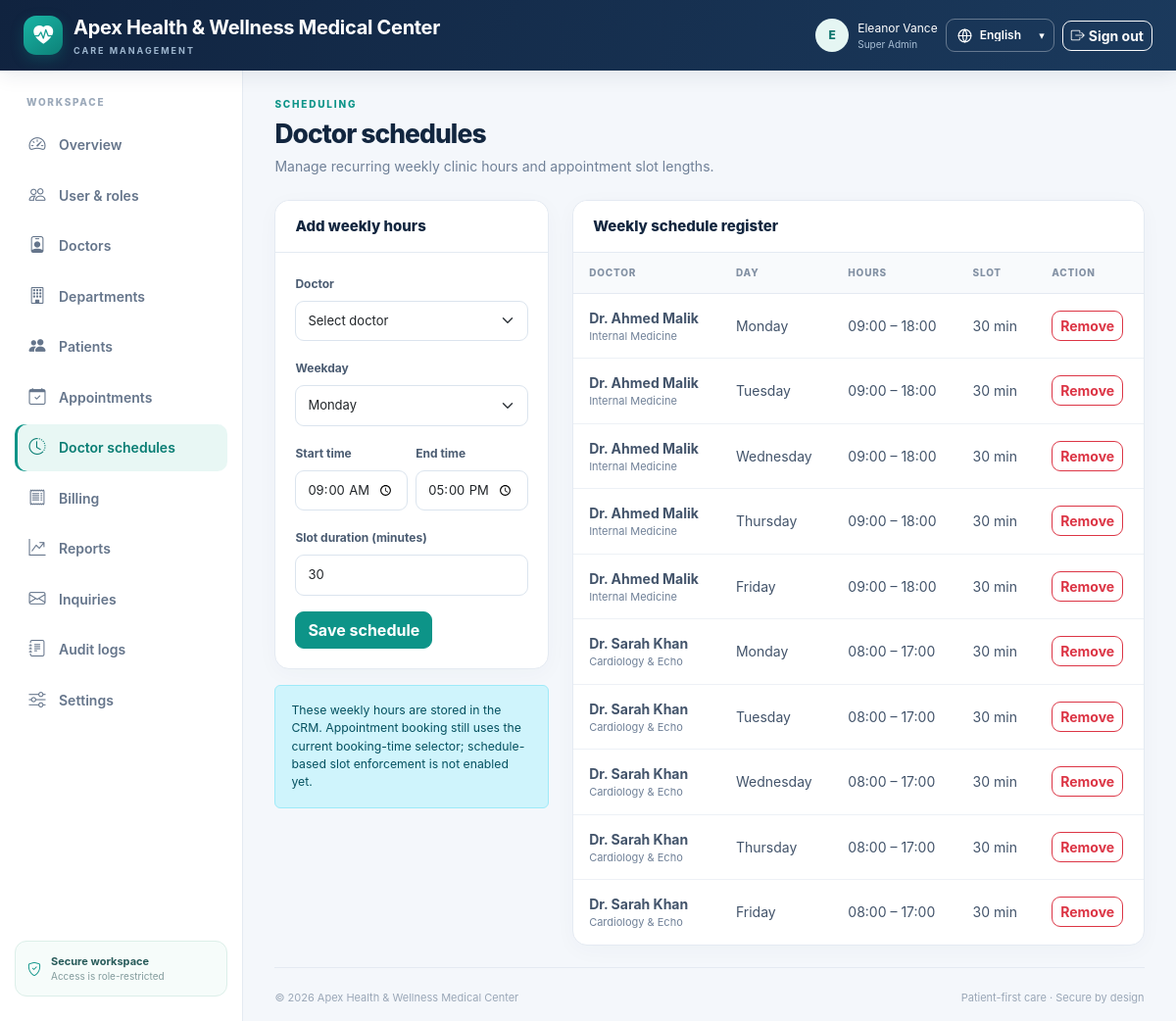
Screenshot of /schedules/index.php (signed in) with the database file from the repository.
### tables this page shows
CREATE TABLE `settings` (
  `setting_key` VARCHAR(100) PRIMARY KEY,
  `setting_value` TEXT NOT NULL,
  `updated_by` INT NULL,
  `updated_at` TIMESTAMP DEFAULT CURRENT_TIMESTAMP ON UPDATE CURRENT_TIMESTAMP
);

CREATE TABLE `doctor_schedules` (
  `id` INT AUTO_INCREMENT PRIMARY KEY,
  `doctor_id` INT NOT NULL,
  `weekday` ENUM('Monday', 'Tuesday', 'Wednesday', 'Thursday', 'Friday', 'Saturday', 'Sunday') NOT NULL,
  `start_time` TIME NOT NULL,
  `end_time` TIME NOT NULL,
  `slot_minutes` INT DEFAULT 30,
  FOREIGN KEY (`doctor_id`) REFERENCES `doctors`(`id`) ON DELETE CASCADE
);

CREATE TABLE `users` (
  `id` INT AUTO_INCREMENT PRIMARY KEY,
  `role_id` INT NOT NULL,
  `name` VARCHAR(150) NOT NULL,
  `email` VARCHAR(150) NOT NULL UNIQUE,
  `password_hash` VARCHAR(255) NOT NULL,
  `phone` VARCHAR(50) NULL,
  `status` ENUM('active', 'inactive', 'suspended') DEFAULT 'active',
  `created_at` TIMESTAMP DEFAULT CURRENT_TIMESTAMP,
  FOREIGN KEY (`role_id`) REFERENCES `roles`(`id`) ON DELETE RESTRICT
);

CREATE TABLE `doctors` (
  `id` INT AUTO_INCREMENT PRIMARY KEY,
  `user_id` INT NOT NULL UNIQUE,
  `department_id` INT NOT NULL,
  `specialization` VARCHAR(150) NOT NULL,
  `qualification` VARCHAR(200) NOT NULL,
  `fee` DECIMAL(10,2) NOT NULL DEFAULT 0.00,
  `room_number` VARCHAR(50) NULL,
  `experience_years` INT DEFAULT 0,
  FOREIGN KEY (`user_id`) REFERENCES `users`(`id`) ON DELETE CASCADE,
  FOREIGN KEY (`department_id`) REFERENCES `departments`(`id`) ON DELETE RESTRICT
);

### includes/functions.php (called while the page is built, shortened)
<?php
require_once __DIR__ . '/../config/database.php';
function db(): PDO { return getDBConnection(); }
function url(string $path=''): string { return BASE_URL . ($path === '' ? '/' : '/' . ltrim($path, '/')); }
function e(mixed $value): string { return htmlspecialchars((string)($value ?? ''), ENT_QUOTES | ENT_SUBSTITUTE, 'UTF-8'); }
function current_user(): ?array {
    return ['id'=>(int)$_SESSION['user_id'], 'name'=>$_SESSION['user_name'] ?? 'User', 'email'=>$_SESSION['user_email'] ?? '', 'role'=>$_SESSION['user_role'] ?? ''];
}
function setting(string $key, string $default=''): string { try {$s=db()->prepare('SELECT setting_value FROM settings WHERE setting_key=?');$s->execute([$key]);$v=$s->fetchColumn();return $v===false?$default:(string)$v;}catch(Throwable $e){return $default;} }

### config/database.php (called while the page is built, shortened)
<?php
function getDBConnection(): PDO {
    static $pdo = null;
    if ($pdo instanceof PDO) return $pdo;
    $dsn = 'mysql:host=' . DB_HOST . ';dbname=' . DB_NAME . ';charset=' . DB_CHARSET;
    try {
        $pdo = new PDO($dsn, DB_USER, DB_PASS, [
            PDO::ATTR_ERRMODE => PDO::ERRMODE_EXCEPTION,
            PDO::ATTR_DEFAULT_FETCH_MODE => PDO::FETCH_ASSOC,
            PDO::ATTR_EMULATE_PREPARES => false,
        ]);
        return $pdo;
    } catch (PDOException $e) {
        error_log('CRM database connection failed: ' . $e->getMessage());
        http_response_code(500);
        exit('Database connection failed. Start MySQL in XAMPP and import schema.sql into hospital_crm.');
    }
}

### schedules/index.php (the view, shortened to what this page needs)
<?php
require_once __DIR__ . '/../includes/functions.php';
$db = db();
$weekdays = ['Monday','Tuesday','Wednesday','Thursday','Friday','Saturday','Sunday'];
$sql = "SELECT ds.*, u.name AS doctor_name, d.specialization
        FROM doctor_schedules ds JOIN doctors d ON d.id=ds.doctor_id JOIN users u ON u.id=d.user_id";
$params = [];
$sql .= " ORDER BY u.name, FIELD(ds.weekday,'Monday','Tuesday','Wednesday','Thursday','Friday','Saturday','Sunday'), ds.start_time";
$stmt = $db->prepare($sql);
$stmt->execute($params);
$rows = $stmt->fetchAll();
require __DIR__ . '/../includes/header.php';
require __DIR__ . '/../includes/page.php';
?>
<div class="row g-4">
    <div class="col-lg-4">
        <div class="card"><div class="card-header"><h2 class="section-title">Add weekly hours</h2></div><div class="card-body">
            <form method="post"><?=csrf_field()?><input type="hidden" name="action" value="save">
                <?php if ($user['role'] !== 'doctor'): ?>
                    <div class="mb-3"><label class="form-label">Doctor</label><select class="form-select" name="doctor_id" required><option value="">Select doctor</option></select></div>
                <?php endif; ?>
                <div class="mb-3"><label class="form-label">Weekday</label><select class="form-select" name="weekday" required><?php foreach ($weekdays as $day): ?><option value="<?=e($day)?>"><?=e($day)?></option><?php endforeach; ?></select></div>
                <div class="row g-2">
                    <div class="col-6"><label class="form-label">Start time</label><input class="form-control" type="time" name="start_time" value="09:00" required></div>
                    <div class="col-6"><label class="form-label">End time</label><input class="form-control" type="time" name="end_time" value="17:00" required></div>
                </div>
                <div class="mt-3 mb-3"><label class="form-label">Slot duration (minutes)</label><input class="form-control" type="number" name="slot_minutes" min="5" max="240" value="30" required></div>
                <button class="btn btn-primary">Save schedule</button>
            </form>
        </div></div>
        <div class="alert alert-info small mt-3 mb-0">These weekly hours are stored in the CRM. Appointment booking still uses the current booking-time selector; schedule-based slot enforcement is not enabled yet.</div>
    </div>
    <div class="col-lg-8">
        <div class="card"><div class="card-header"><h2 class="section-title">Weekly schedule register</h2></div>
            <div class="table-responsive"><table class="table align-middle mb-0">
                <thead><tr><?php if ($user['role'] !== 'doctor'): ?><th>Doctor</th><?php endif; ?><th>Day</th><th>Hours</th><th>Slot</th><th>Action</th></tr></thead>
                <tbody>
                <?php foreach ($rows as $row): ?>
                    <tr>
                        <?php if ($user['role'] !== 'doctor'): ?><td><strong><?=e($row['doctor_name'])?></strong><div class="small-muted"><?=e($row['specialization'])?></div></td><?php endif; ?>
                        <td><?=e($row['weekday'])?></td><td><?=e(substr($row['start_time'],0,5))?> – <?=e(substr($row['end_time'],0,5))?></td><td><?= (int)$row['slot_minutes']?> min</td>
                        <td><form method="post" data-confirm="Remove this weekly schedule?"><button class="btn btn-sm btn-outline-danger">Remove</button></form></td>
                    </tr>
                <?php endforeach; ?>
                </tbody>
            </table></div>
        </div>
    </div>
</div>
<?php require __DIR__ . '/../includes/footer.php'; ?>

### includes/header.php (shortened to what this page needs)
<?php
require_once __DIR__ . '/functions.php';
$user=current_user(); $pageTitle=$pageTitle ?? 'Dashboard'; $notice=take_flash();
$clinic=setting('clinic_name','Apex Health & Wellness Center');
?><!doctype html><html lang="en"><head><meta charset="utf-8"><meta name="viewport" content="width=device-width, initial-scale=1"><title data-i18n-prefix="<?=e($pageTitlePrefix ?? '')?>"><?=e($pageTitle)?> · <?=e($clinic)?></title>
<link href="https://cdn.jsdelivr.net/npm/bootstrap@5.3.3/dist/css/bootstrap.min.css" rel="stylesheet"><link href="https://cdn.jsdelivr.net/npm/bootstrap-icons@1.11.3/font/bootstrap-icons.min.css" rel="stylesheet"><link href="<?=e(url('assets/css/app.css'))?>" rel="stylesheet"></head><body>
<nav class="navbar navbar-expand-lg app-topbar"><div class="container-fluid px-3 px-lg-4"><a class="navbar-brand" href="<?=e(url('index.php'))?>"><span class="brand-mark"><i class="bi bi-heart-pulse-fill"></i></span><span><span data-no-i18n><?=e($clinic)?></span><small data-i18n="care_management">CARE MANAGEMENT</small></span></a><div class="d-flex align-items-center gap-2 ms-auto"><?php if($user):?><span class="user-chip d-none d-md-flex"><span class="avatar-sm"><?=e(strtoupper(substr($user['name'],0,1)))?></span><span><span data-no-i18n><?=e($user['name'])?></span><small data-i18n="<?=e($user['role'])?>"><?=e(ucwords(str_replace('_',' ',$user['role'])))?></small></span></span><?php endif;?><label class="language-switcher"><svg viewBox="0 0 24 24" aria-hidden="true" focusable="false"><circle cx="12" cy="12" r="9"></circle><path d="M3 12h18M12 3a15 15 0 0 1 0 18M12 3a15 15 0 0 0 0 18"></path></svg><span class="visually-hidden" data-i18n="language">Language</span><select id="languageSelector" data-i18n-aria-label="language_selector" aria-label="Select language"><option value="en">English</option><option value="fr">Français</option></select><span class="language-caret" aria-hidden="true">▾</span></label><?php if($user):?><a class="btn btn-outline-light btn-sm" href="<?=e(url('logout.php'))?>" data-i18n="sign_out"><i class="bi bi-box-arrow-right me-1"></i>Sign out</a><?php else:?><a class="btn btn-light btn-sm" href="<?=e(url('login.php'))?>" data-i18n="sign_in"><i class="bi bi-box-arrow-in-right me-1"></i>Sign in</a><a class="btn btn-outline-light btn-sm" href="<?=e(url('register.php'))?>" data-i18n="patient_signup">Patient signup</a><?php endif;?></div></div></nav>
<div class="app-shell"><?php if($user):?><aside class="app-sidebar"><div class="sidebar-label">WORKSPACE</div><?php include __DIR__.'/sidebar.php';?><div class="sidebar-bottom"><i class="bi bi-shield-check"></i><span><strong>Secure workspace</strong><small>Access is role-restricted</small></span></div></aside><?php endif;?><main class="app-main <?= $user?'':'public-main' ?>"><div class="content-wrap">

### includes/footer.php (shortened to what this page needs)
</div><footer class="app-footer"><span>© <?=date('Y')?> <span data-no-i18n><?=e(setting('clinic_name','Hospital & Clinic CRM'))?></span></span><span data-i18n="footer_tagline">Patient-first care · Secure by design</span></footer></main></div><?=e(url('assets/js/app.js'))?><?=e(url('assets/js/language.js'))?></body></html>

### assets/css/app.css (style rules this page uses)
:root { --navy:#12263f;--navy2:#1b3656;--teal:#0d9488;--mint:#e8f7f4;--bg:#f4f7fb;--ink:#1b2b43;--muted:#708198;--line:#e4eaf2 }
* { box-sizing:border-box }
body { background:var(--bg);color:var(--ink);font-family:Inter,-apple-system,BlinkMacSystemFont,"Segoe UI",sans-serif;font-size:14px }
.app-topbar { background:linear-gradient(110deg,#10233f,#1b3a5d);min-height:72px;color:#fff;box-shadow:0 4px 20px #13294318 }
.navbar-brand { display:flex;align-items:center;gap:11px;color:white!important;font-weight:750;letter-spacing:-.3px }
.navbar-brand small { display:block;font-size:9px;letter-spacing:2px;color:#9eb6ce;font-weight:700;margin-top:2px }
.brand-mark { width:40px;height:40px;border-radius:13px;background:linear-gradient(145deg,#19b5a5,#0d8178);display:grid;place-items:center;color:white;font-size:20px;box-shadow:0 5px 14px #0d948844 }
.user-chip { align-items:center;gap:9px;color:white;font-size:12px }
.user-chip small { display:block;color:#a9bfd5;font-size:10px;text-transform:capitalize }
.avatar-sm { display:grid;place-items:center;width:34px;height:34px;border-radius:50%;background:#e5f6f3;color:#0e756d;font-weight:800 }
.app-shell { display:flex;min-height:calc(100vh - 72px) }
.app-sidebar { width:248px;flex:0 0 248px;background:#fff;border-right:1px solid var(--line);padding:25px 15px;display:flex;flex-direction:column }
.sidebar-label { font-size:10px;font-weight:800;letter-spacing:1.7px;color:#9aa8b9;padding:0 12px 12px }
.sidebar-bottom { margin-top:auto;display:flex;gap:10px;align-items:center;border:1px solid #dcefe9;background:#f6fcfa;padding:12px;border-radius:12px;color:var(--teal) }
.sidebar-bottom strong,.sidebar-bottom small { display:block }
.sidebar-bottom strong { font-size:11px;color:#285b5a }
.sidebar-bottom small { font-size:10px;color:#829b9c }
.app-main { min-width:0;flex:1;padding:27px clamp(16px,2.7vw,38px) 0;display:flex;flex-direction:column }
.content-wrap { width:100%;max-width:1500px;margin:0 auto;flex:1 }
.app-footer { display:flex;justify-content:space-between;gap:10px;color:#9aa7b7;font-size:11px;padding:22px 0 16px;margin-top:22px;border-top:1px solid var(--line) }
.card { border:1px solid var(--line);border-radius:15px;box-shadow:0 5px 22px #243d5908 }
.card-header { background:#fff;border-bottom:1px solid var(--line);padding:17px 20px;border-radius:15px 15px 0 0!important }
.card-body { padding:20px }
.section-title { font-size:15px;font-weight:800;color:var(--navy);margin:0 }
.table { --bs-table-bg:transparent;margin:0 }
.table thead th { background:#f8fafc;color:#8391a4;font-size:10px;text-transform:uppercase;letter-spacing:.8px;border-bottom:1px solid var(--line);font-weight:800;white-space:nowrap;padding:13px 16px }
.table tbody td { padding:14px 16px;border-color:#edf1f6;vertical-align:middle;color:#43546b }
.table tbody tr:last-child td { border-bottom:0 }
.table-responsive { border-radius:0 0 15px 15px }
.btn { border-radius:9px;font-weight:650 }
.btn-primary { background:var(--teal);border-color:var(--teal) }
.form-control,.form-select { border-color:#dbe4ee;border-radius:9px;padding:10px 12px;font-size:13px }
.form-label { font-size:12px;font-weight:700;color:#4b5c72 }
.small-muted { font-size:11px;color:var(--muted) }
.language-switcher { position:relative;display:inline-flex;align-items:center;gap:7px;height:34px;padding:0 10px;border:1px solid #ffffff55;border-radius:9px;color:#fff;transition:background-color .18s ease,border-color .18s ease,transform .18s ease }
.language-switcher svg { width:17px;height:17px;fill:none;stroke:currentColor;stroke-width:1.6;stroke-linecap:round;stroke-linejoin:round;flex:none }
.language-switcher select { width:auto;max-width:92px;padding:0 15px 0 0;border:0;outline:0;background:transparent;color:inherit;font-family:inherit;font-size:12px;font-weight:600;line-height:1;appearance:none;cursor:pointer }
.language-switcher select option { color:#1b2b43;background:#fff }
.language-caret { position:absolute;right:9px;pointer-events:none;font-size:11px;transition:transform .18s ease }

### rows the page displays
settings: setting_value "Apex Health & Wellness Medical Center"
doctor_schedules: users.name "Dr. Ahmed Malik", doctor.specialization "Internal Medicine", weekday "Monday", start_time "09:00", end_time "18:00", slot_minutes "30"
doctor_schedules: users.name "Dr. Ahmed Malik", doctor.specialization "Internal Medicine", weekday "Tuesday", start_time "09:00", end_time "18:00", slot_minutes "30"
doctor_schedules: users.name "Dr. Ahmed Malik", doctor.specialization "Internal Medicine", weekday "Wednesday", start_time "09:00", end_time "18:00", slot_minutes "30"
doctor_schedules: users.name "Dr. Ahmed Malik", doctor.specialization "Internal Medicine", weekday "Thursday", start_time "09:00", end_time "18:00", slot_minutes "30"
doctor_schedules: users.name "Dr. Ahmed Malik", doctor.specialization "Internal Medicine", weekday "Friday", start_time "09:00", end_time "18:00", slot_minutes "30"
doctor_schedules: users.name "Dr. Sarah Khan", doctor.specialization "Cardiology & Echo", weekday "Monday", start_time "08:00", end_time "17:00", slot_minutes "30"
doctor_schedules: users.name "Dr. Sarah Khan", doctor.specialization "Cardiology & Echo", weekday "Tuesday", start_time "08:00", end_time "17:00", slot_minutes "30"
doctor_schedules: users.name "Dr. Sarah Khan", doctor.specialization "Cardiology & Echo", weekday "Wednesday", start_time "08:00", end_time "17:00", slot_minutes "30"
doctor_schedules: users.name "Dr. Sarah Khan", doctor.specialization "Cardiology & Echo", weekday "Thursday", start_time "08:00", end_time "17:00", slot_minutes "30"
doctor_schedules: users.name "Dr. Sarah Khan", doctor.specialization "Cardiology & Echo", weekday "Friday", start_time "08:00", end_time "17:00", slot_minutes "30"

### other values shown
substr($user['name'],0,1) "E"
$user['name'] "Eleanor Vance"
str_replace('_',' ',$user['role']) "Super Admin"
$it[2] "Overview"
$it[2] "User & roles"
$it[2] "Doctors"
$it[2] "Departments"
$it[2] "Patients"
$it[2] "Appointments"
$it[2] "Doctor schedules"
$it[2] "Billing"
$it[2] "Reports"
$it[2] "Inquiries"
$it[2] "Audit logs"
$it[2] "Settings"
